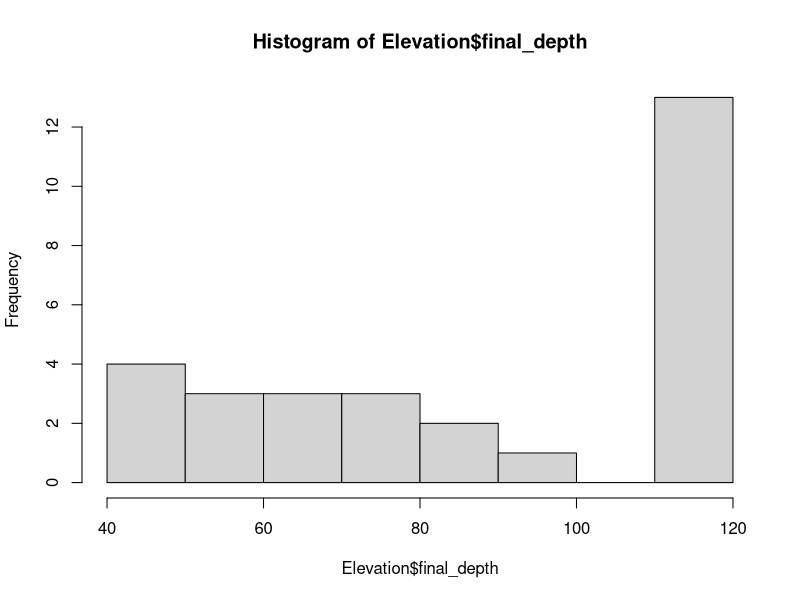
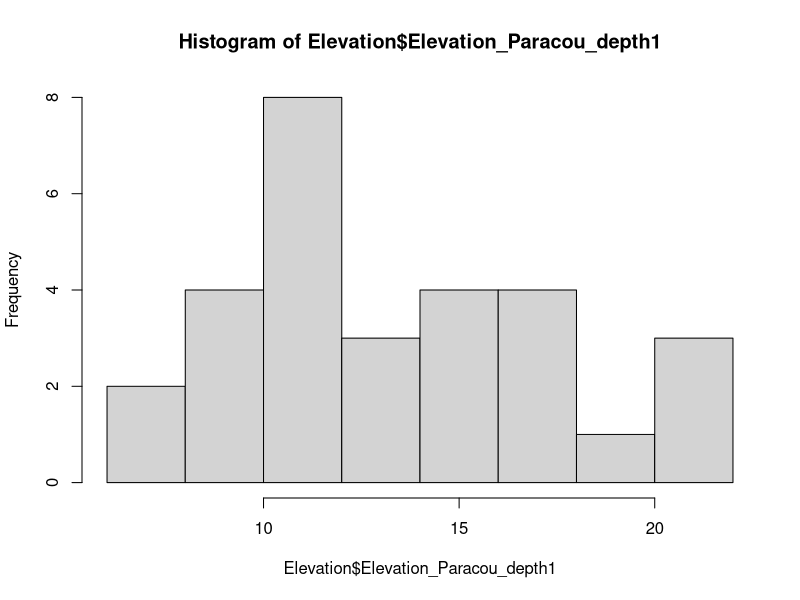
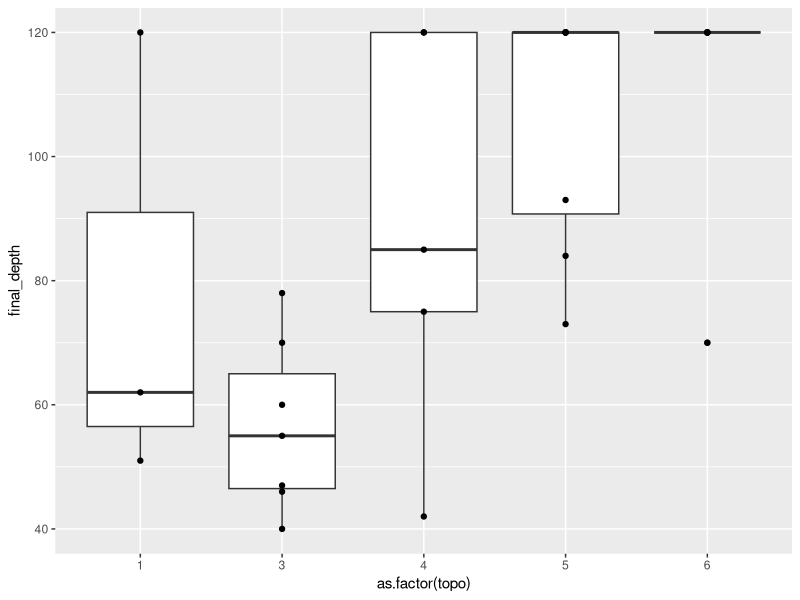
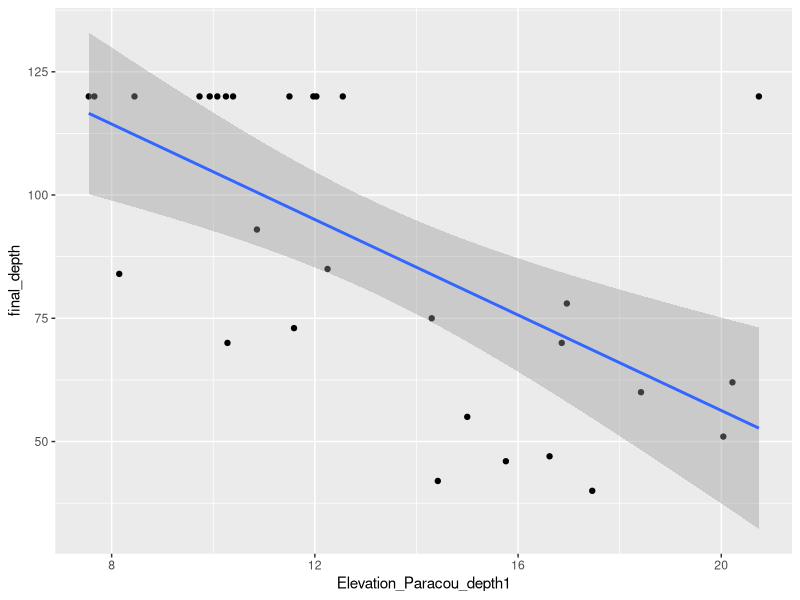
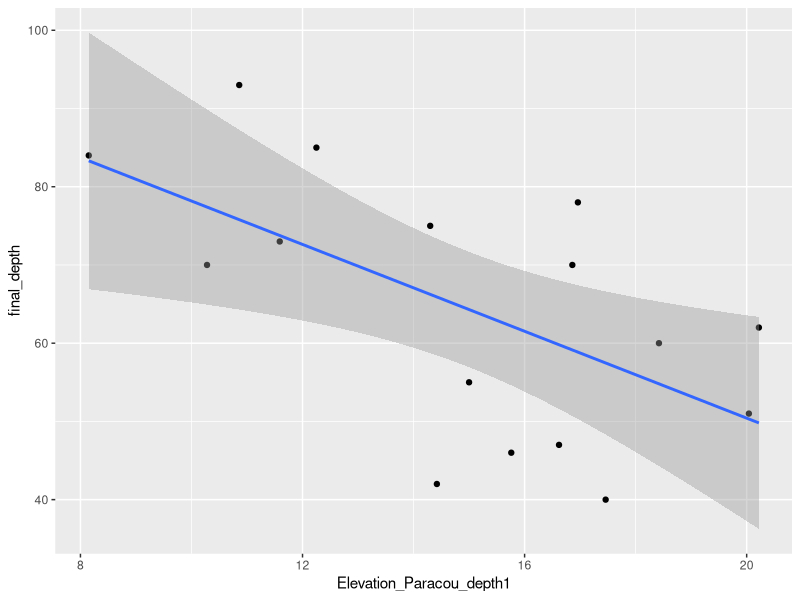
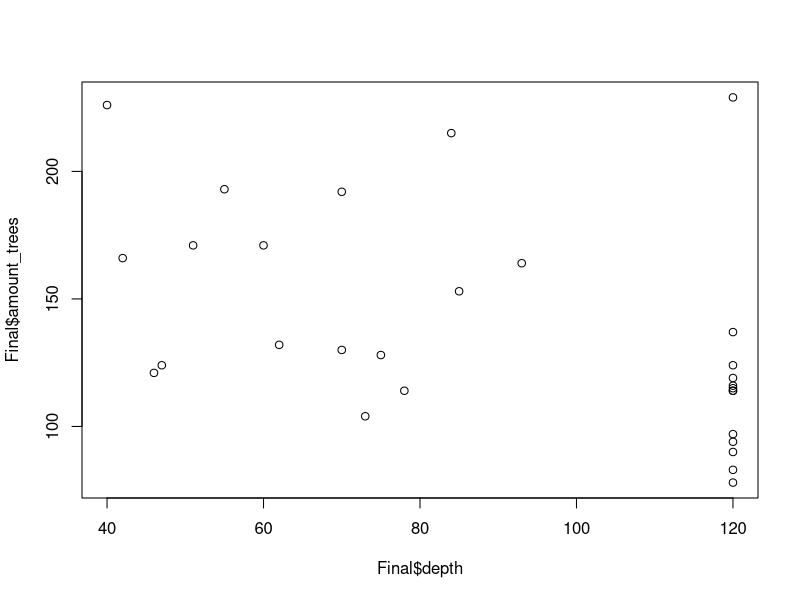
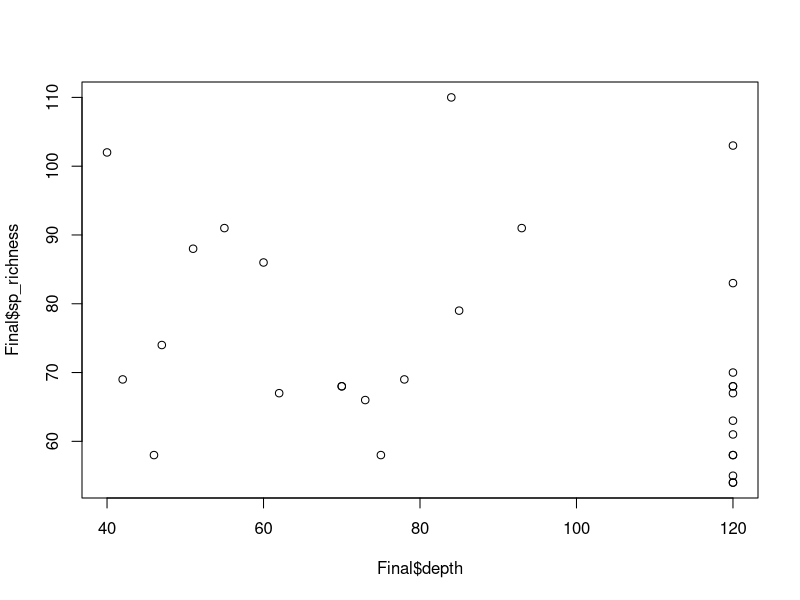
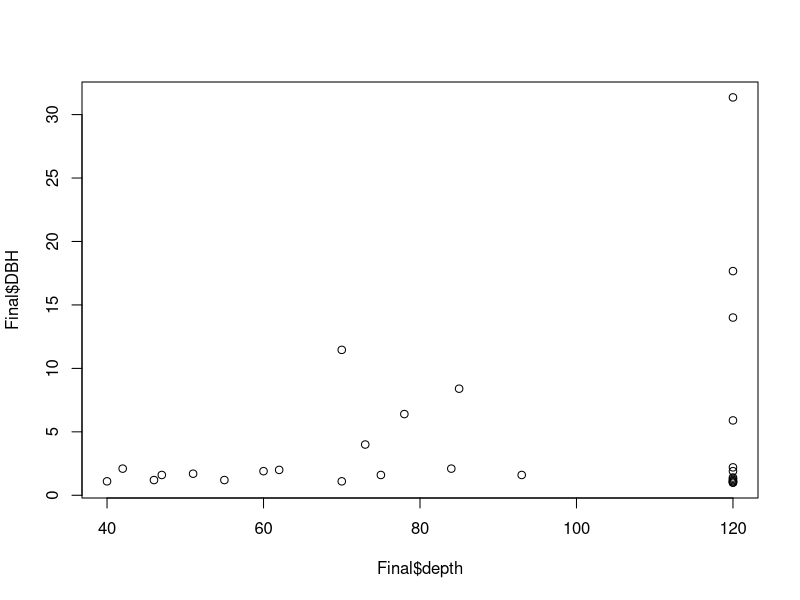

The R script that drew these images, in order:
## ---- chunk 1
#to empty your work environment
rm(list=ls()) 


library(tidyverse)
library(readxl)
library(dplyr)

library(ggforce)   #look again why I used it
library(knitr)

## ---- chunk 2
#import data from last year project (36 Auger in the P16)
dataAuger2022 <- read_excel("DataAuger2022.xlsx", na = "NA")  

#create a new column for topography that only contains the number of the topography 
dataAuger2022$topo <- as.numeric(gsub("[^0-9]+", "", dataAuger2022$topographie))
#6: bas fonds
#5: versant bas de pente
#4: versant mi-pente
#3: versant haut de pente
#2: ...?
#1: plateau

#import botany data
Botany <- read_excel("DataAuger2022.xlsx", na = "NA", sheet = "Data Giacomo")  

#remove NA objects
Botany <- Botany %>% 
  na.omit  

#make a more precise df with variables we will use
Botany <- Botany %>% 
  select(c("TreeID", "Family", "Genus", "species", "DBH", "Xutm", "Yutm"))

## ---- chunk 3

dataAuger2022 <- dataAuger2022 %>% rename_at('% pente', ~'pente')
dataAuger2022 <- dataAuger2022 %>% rename_at('Numéro horizon', ~'horizon')
dataAuger2022 <- dataAuger2022 %>% rename_at('profondeur limite inférieure (cm)2', ~'depth_inf')
dataAuger2022 <- dataAuger2022 %>% rename_at('profondeur limite supérieure (cm)', ~'depth_sup')
dataAuger2022 <- dataAuger2022 %>% rename_at('Epaisseur (cm)', ~'epaisseur')
dataAuger2022 <- dataAuger2022 %>% rename_at('Texture corrigée 2023', ~'Texture_2023')
dataAuger2022 <- dataAuger2022 %>% rename_at('EG %', ~'stone_elements')
dataAuger2022 <- dataAuger2022 %>% rename_at('Réserve eau utile (mm) NEW...35', ~'water_reservoir')

## ---- chunk 4
#create a cleaner dataframe with only necessary informations
Auger_cor <- dataAuger2022 %>% 
  select(c("sondage_N", "depth_sup", "texture", "Texture_2023", "topo", "arbre_plus_proche"))

#create new texture variable that contains some non-corrected textures
Auger_cor$final_texture <- ifelse(
  is.na(dataAuger2022$Texture_2023) & !(dataAuger2022$sondage_N %in% c("15.1", "15.2", "15.5", "15.7", "19.5", "19.7", "20.5")),
  dataAuger2022$texture,
  dataAuger2022$Texture_2023
)

#create dataframe with only final texture as texture, and then only eliminate the rows for which we have not data of
Auger_cor <- Auger_cor %>%
  select(c("sondage_N", "depth_sup", "final_texture", "topo", "arbre_plus_proche")) %>%
  na.omit

#create new column with textures divided in three classes based upon their presence of silt
Auger_cor$Silt_class <- ifelse(Auger_cor$final_texture %in% c("A", "Alo", "AS"), "low", ifelse(Auger_cor$final_texture %in% c("SL", "SA", "S"), "intermediate", "high"))

#creata dataframe in which for every Auger point you have defined depth at which silt concentration becomes high, or if intermediate that it is 120 (!!Important to check this)
Auger_cor <- Auger_cor %>%
  group_by(sondage_N) %>%
  mutate(
    final_depth = ifelse(any(Silt_class == "high"), 
                         min(depth_sup[Silt_class == "high"]), 
                         120)
  ) %>%
  ungroup() %>%
  distinct(sondage_N, .keep_all = TRUE) %>%
  select(sondage_N, final_depth, topo, arbre_plus_proche)

#import elevation data of topography
Elevation <- read.csv("Elevation_exact.csv")

#merge two dataframes 
Elevation <- Elevation %>%
  select(c("sondage_N", "Elevation_Paracou_depth1")) %>%
  merge(Auger_cor, by.x = 'sondage_N', by.y = 'sondage_N')

#correlation test between topography and high silt depth appearance, spearman method instead of pearson due to non-normality (of final depth because much more values of no HSD appearance)
cor(Elevation$Elevation_Paracou_depth1, Elevation$final_depth, method = "spearman")

cor.test(Elevation$Elevation_Paracou_depth1, Elevation$final_depth, method = 
c("spearman"))

## ---- chunk 5
hist(Elevation$final_depth)
hist(Elevation$Elevation_Paracou_depth1)

ggplot(Elevation, aes(x=as.factor(topo), y=final_depth)) + geom_boxplot() + geom_point()

ggplot(Elevation, aes(x=Elevation_Paracou_depth1, y=final_depth)) + geom_point() + geom_smooth(method = "lm")

#create graph without augers that do not have high silt occurences (they are all attributed 120 for analyses purposes)
ggplot(Elevation, aes(x = Elevation_Paracou_depth1, y = final_depth)) +
  geom_point(data = subset(Elevation, final_depth != 120)) +
  geom_smooth(data = subset(Elevation, final_depth != 120), method = "lm")

## ---- chunk 6

Auger <- dataAuger2022 %>%
  select(c("sondage_N", "arbre_plus_proche", "topo", "depth_sup", "Texture_2023"))

#create new texture variable that contains some non-corrected textures
Auger$final_texture <- ifelse(
  is.na(dataAuger2022$Texture_2023) & !(dataAuger2022$sondage_N %in% c("15.1", "15.2", "15.5", "15.7", "19.5", "19.7", "20.5")),
  dataAuger2022$texture,
  dataAuger2022$Texture_2023
)

#create new column with textures divided in three classes based upon their presence of silt
Auger$Silt_class <- ifelse(Auger$final_texture == "NA", NA, ifelse(
  Auger$final_texture %in% c("A", "Alo", "AS"), "low", ifelse(Auger$final_texture %in% c("SL", "SA", "S"), "intermediate", "high")))


Auger <- Auger %>% 
  select(c("sondage_N", "arbre_plus_proche", "topo", "depth_sup", "Silt_class", "final_texture")) %>%
  na.omit()

## ---- chunk 7

#creata dataframe in which for every Auger point you have defined depth at which silt concentration becomes high (or if no high it is 120)

Auger <- Auger %>% 
  group_by(sondage_N) %>%  #group by Auger
  mutate(depth = ifelse(any(Silt_class == "high"), 
                         min(depth_sup[Silt_class == "high"]), 
                         120) ) %>%
  left_join(Botany, by = c("arbre_plus_proche" = "TreeID")) %>%
  group_by(sondage_N) %>%
  filter(DBH == max(DBH)) %>%
  distinct(sondage_N, .keep_all = TRUE) %>%
  select(c("sondage_N", "arbre_plus_proche", "topo", "depth", "DBH", "Family", "Genus", "species", "Xutm", "Yutm"))
  
## ---- chunk 8
#write_csv(Auger_test, "Em_auger.csv")
#import data in Qgis

Buffer_points <- read.csv("Em_bufferpoints.csv")


AGB_buffer <- Buffer_points %>%
  group_by(sondage_N) %>%
  mutate(full_species = paste(Genus, species, sep = " ")) %>%
  summarise(amount_trees = n(),
            sp_richness = n_distinct(full_species)
            )

Final <- Auger %>%
  merge(AGB_buffer, by.x = 'sondage_N', by.y = 'sondage_N' )

## ---- chunk 9
plot(Final$depth, Final$amount_trees)
plot(Final$depth, Final$sp_richness)
plot(Final$depth, Final$DBH)
## ---- chunk 10
library(car)

M1 <- lm(Final$amount_trees ~ Final$topo*Final$depth)
Anova(M1)   # type2

M2<- lm(Final$amount_trees ~ Final$topo + Final$depth)   #no interaction
Anova(M2)
## ---- chunk 11

M3 <- lm(Final$DBH ~ Final$topo*Final$depth)
Anova(M3)

M4 <- lm(Final$sp_richness ~ Final$topo*Final$depth)
Anova(M4)
